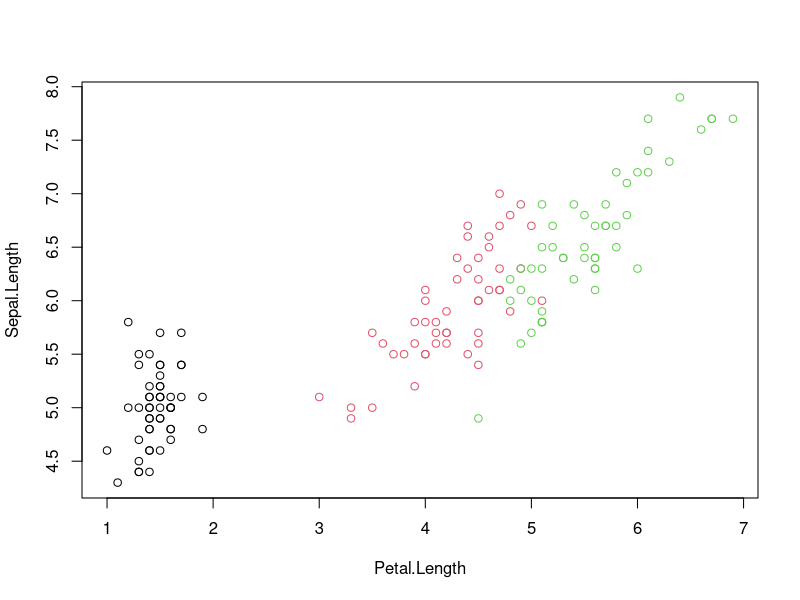
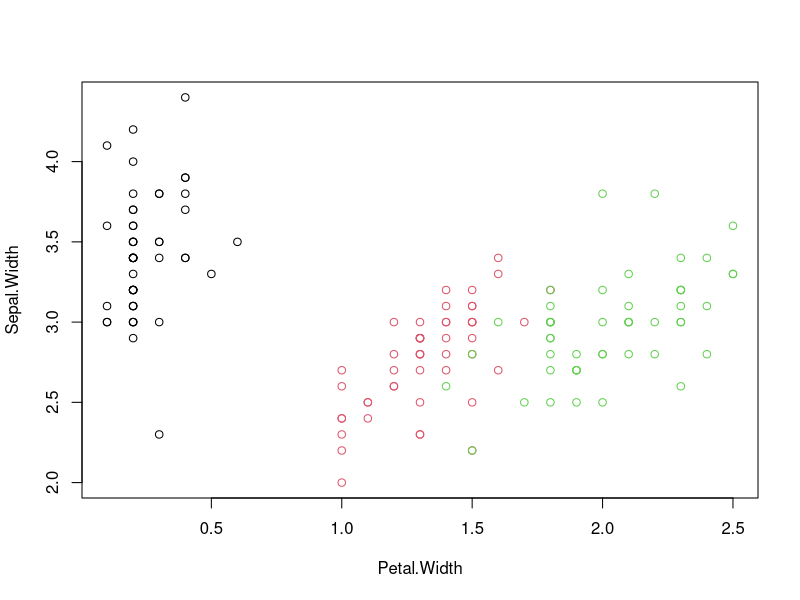
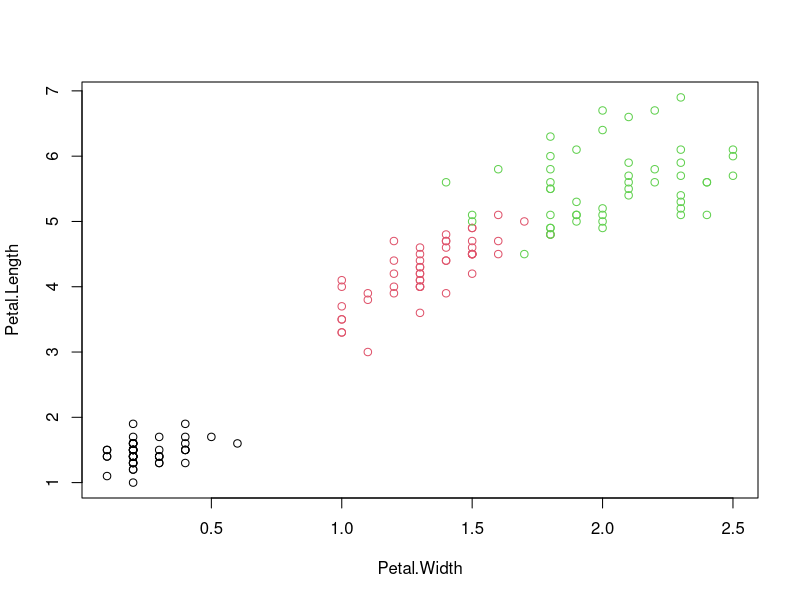
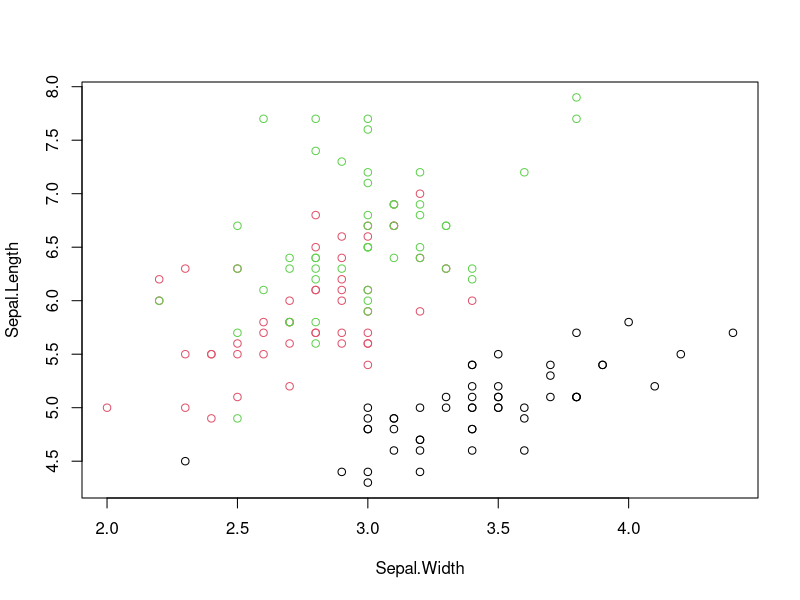
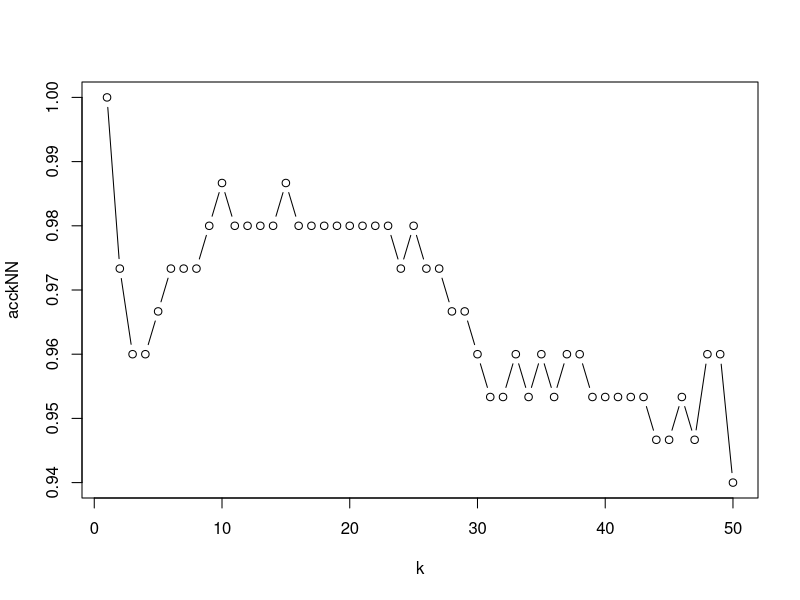
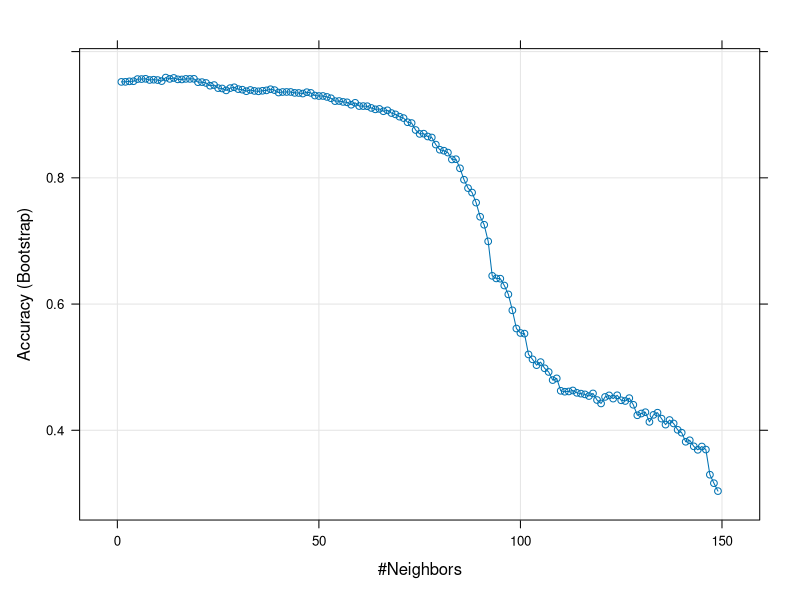
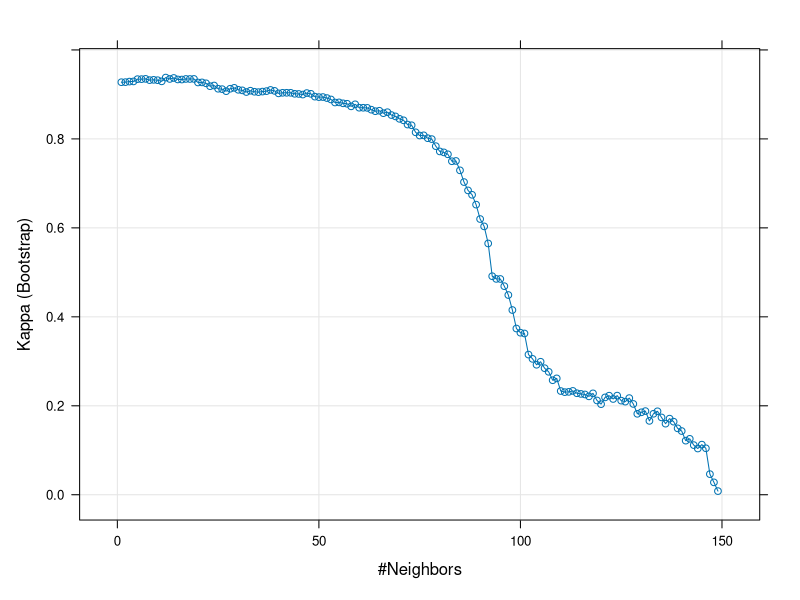
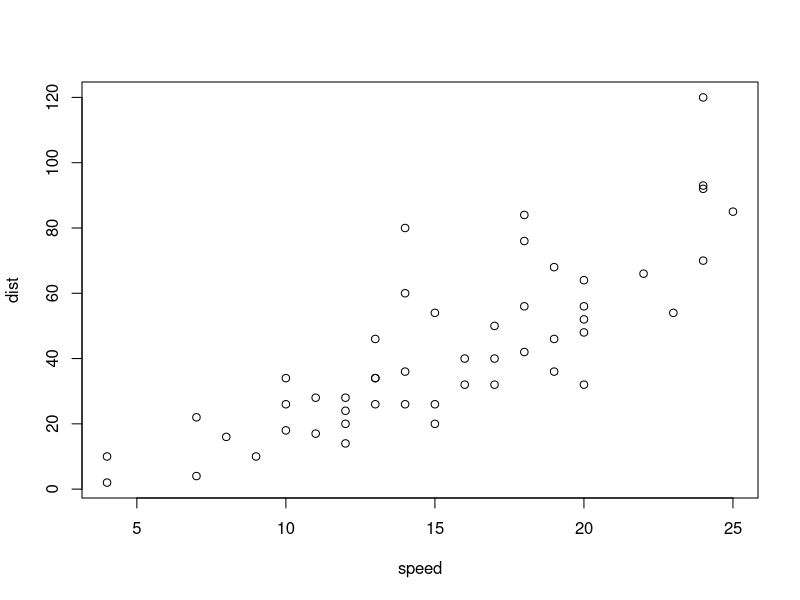

Recreate these plots in R, in order.
#----metoda kNN----

head(iris)

# zrób wykresy rozrzutu wybranych par zmiennych numerycznych, serie względem zmiennej Species

plot(data=iris,Sepal.Length~Petal.Length,col=Species)
plot(data=iris,Sepal.Width~Petal.Width,col=Species)
plot(data=iris,Petal.Length~Petal.Width,col=Species)
plot(data=iris,Sepal.Length~Sepal.Width,col=Species)

# model kNN
library(caret)
model_kNN <- knn3(x = iris[,-5], # macierz zmiennych objaśniających
                  y = iris[,5],  # zmienna celu typu factor
                  k=3            # liczba sąsiadów
                  )



predict(model_kNN, iris[,-5], type = "class")
predict(model_kNN, iris[,-5], type = "prob")



# jaki jest odsetek trafnych przewidywań ogółem i w podziale na gatunki? 



# macierz pomyłek
tab=table(predicted=predict(model_kNN, iris[,-5], type = "class"),true=iris$Species)
tab

# accuracy
sum(diag(tab))/nrow(iris)



# znajdź k, które maksymalizuje accuracy





# stwórz wykres accuracy w zależności od k





# odpowiedź

k=50
acckNN=rep(0,k)
for(i in 1:k)
{
  model_kNN <- knn3(x = iris[,-5],y = iris[,5],k=i)
  tab <- table(predicted=predict(model_kNN, iris[,-5], type = "class"),true=iris$Species)
  acckNN[i] <- sum(diag(tab))/nrow(iris)
}  

acckNN
plot(y = acckNN,x=1:k,type="b",xlab="k")



# kNN z wykorzystaniem funkcji train
set.seed(1)
names(getModelInfo())
modelLookup('knn')

model_kNN <- train(x = iris[,-5],
                   y = iris[,5],
                   method = "knn",
                   preProcess = NULL, # scale?
                   metric = "Accuracy",
                   tuneGrid = data.frame(k=1:149))

plot(model_kNN)
plot(model_kNN,metric = "Kappa") #Cohen's Kappa 

model_kNN$bestTune

predict(model_kNN, iris[,-5], type = "raw") # odpowiednik 'class' dla funkcji knn3
predict(model_kNN, iris[,-5], type = "prob")

# confusion matrix
tab=table(predicted=predict(model_kNN, iris[,-5], type = "raw"),true=iris$Species)
tab/nrow(iris)
sum(diag(tab))/nrow(iris)

# confusion matrix z pakietu caret
caret::confusionMatrix(data=predict(model_kNN, iris[,-5], type = "raw"),
                       reference=iris$Species)

caret::confusionMatrix(model_kNN)


# do którego gatunku zakwalifikowałbyś kwiat?
x=c(6.1,3.0,4.4,1.5)
x










# odpowiedź

x=data.frame(matrix(x,nrow = 1))
colnames(x)=colnames(iris[,-5])


predict(model_kNN,newdata = x, type = "prob")
predict(model_kNN,newdata = x, type = "raw")



# kNN w regresji

plot(cars)

model_kNN <- knnreg(dist~speed,
                    data=cars,#zmienne podaje się przez formułę, a nie prez x,y
                    k = 3) 

predict(model_kNN,newdata = cars)
predict(model_kNN,newdata = data.frame(speed=13))

# porównajmy wartości rzeczywiste i teoretyczne
plot(cars$dist,predict(model_kNN,newdata = cars),ylim=range(cars$dist))
abline(0,1)

library(ModelMetrics)
predicted.dist=predict(model_kNN,newdata = cars)
mae(cars$dist,predicted.dist)
rmse(cars$dist,predicted.dist)

mean(abs(cars$dist-predicted.dist)) #MAE
mean(abs(cars$dist-predicted.dist)/cars$dist) #MAPE
rmse(cars$dist,predicted.dist)/mean(cars$dist) # CV
